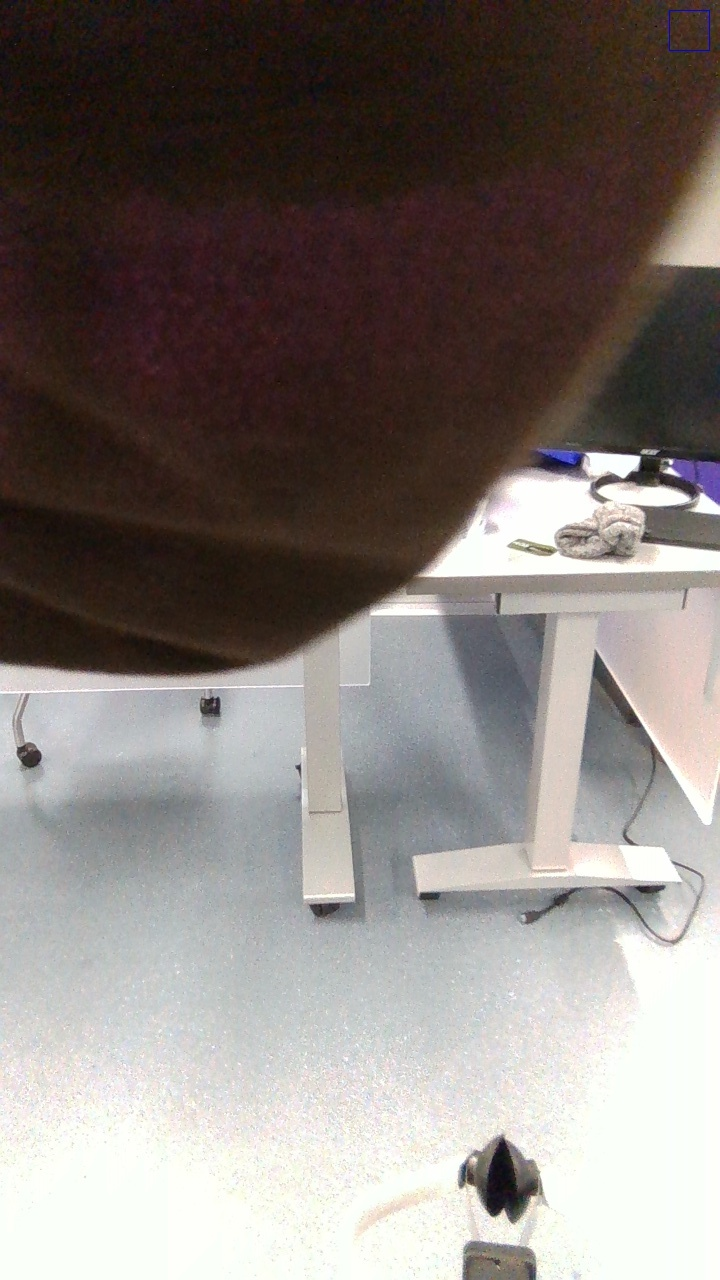
#> input picture temp_img.jpeg, 720 x 1280 px
$ jupyter execute makeImgSquare.ipynb
#> lines starting #> are read from the running program, lines starting #| are printed output that depends on the picture
[cell 1]
import cv2

desired_size = 1280

input_path="temp_img.jpeg"
im = cv2.imread(input_path)
#> im is the input picture: shape (1280, 720, 3); mean B, G, R 120.3, 124.1, 131.6

old_size = im.shape[:2] # old_size is in (height, width) format
#> old_size = (1280, 720)

ratio = float(desired_size)/max(old_size)
#> ratio = 1
new_size = tuple([int(x*ratio) for x in old_size])
#> new_size = (1280, 720)

# new_size should be in (width, height) format

im = cv2.resize(im, (new_size[1], new_size[0]))
delta_w = desired_size - new_size[1]
#> delta_w = 560
delta_h = desired_size - new_size[0]
#> delta_h = 0
top, bottom = delta_h//2, delta_h-(delta_h//2)
#> top = 0; bottom = 0
left, right = delta_w//2, delta_w-(delta_w//2)
#> left = 280; right = 280

color = [0, 0, 0]
new_im = cv2.copyMakeBorder(im, top, bottom, left, right, cv2.BORDER_CONSTANT,
    value=color)
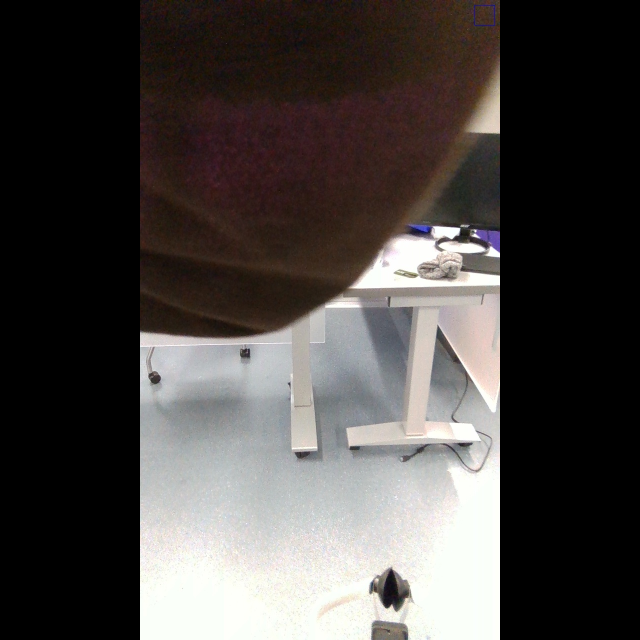
#> new_im: shape (1280, 1280, 3) (shown at 1/2 size); mean B, G, R 67.7, 69.8, 74


$ run again, with pickPlaceImg.jpeg copied over temp_img.jpeg
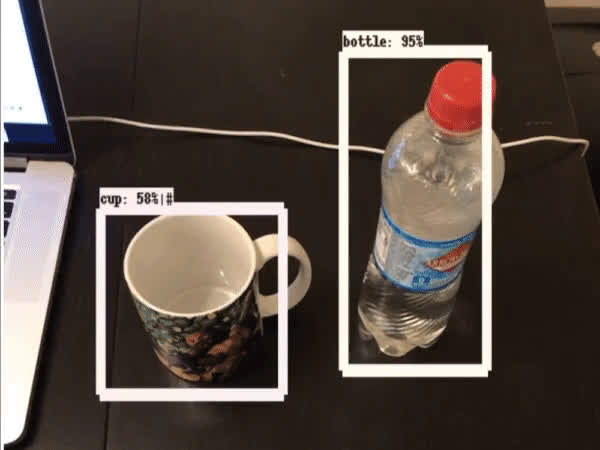
#> input picture pickPlaceImg.jpeg, 600 x 450 px
#> im is the input picture: shape (450, 600, 3); mean B, G, R 67.3, 74.8, 86.3
#> im: shape (960, 1280, 3)
#> `new_im = cv2.copyMakeBorder(im, top, bottom, left, right, cv2.BORDER_C..`:
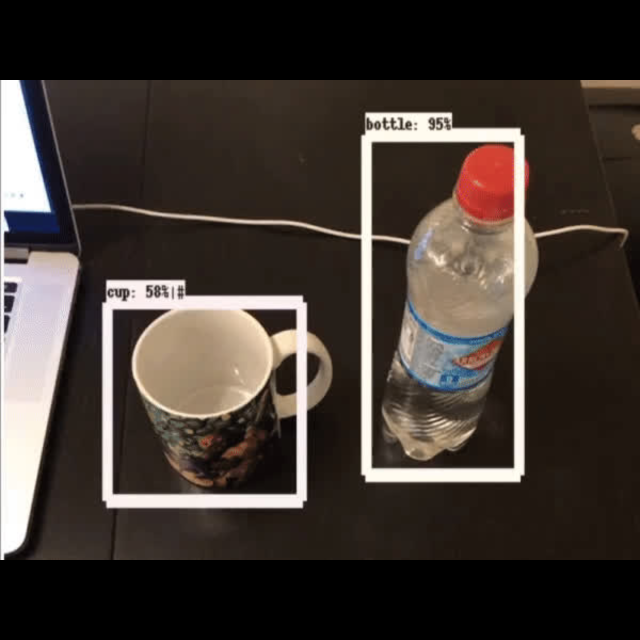
#> new_im: shape (1280, 1280, 3) (shown at 1/2 size); mean B, G, R 50.4, 56.1, 64.6
